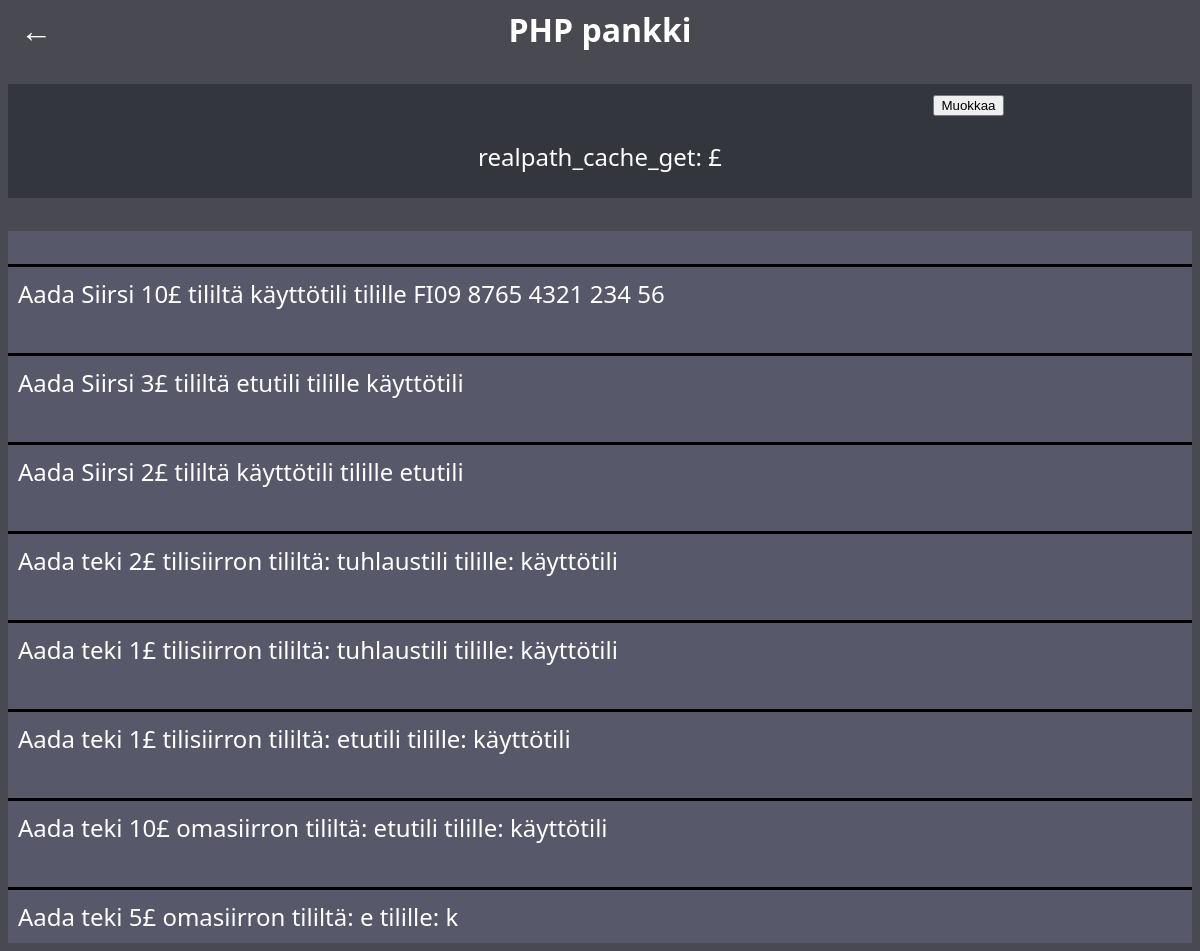
The app's page /näytä_tili.php?tili_id=1 with its own data.
### tables this page shows
CREATE TABLE `tapahtumat` (
  `id` int(11) NOT NULL,
  `amount` int(11) NOT NULL,
  `sender_account_id` int(20) NOT NULL,
  `reciver_account_id` int(20) NOT NULL,
  `information` varchar(255) DEFAULT NULL,
  `date` datetime DEFAULT NULL
);

### näytä_tili.php (the view, shortened to what this page needs)
<?php
include 'dbyhteys.php';
?>
<!DOCTYPE html>
<html lang="en">
<head>
    <link rel="stylesheet" href="style.css">
</head>
<body>
    <a class="backarrow" href="index.php" style="position: absolute; left: 20px;">&#8592;</a>
    <a href="index.php">PHP pankki</a>
    <br><br>
    <?php
        $tiliData = $conn->query(
            "SELECT tilinimi, IBAN, amount
            FROM tilit
            WHERE tili_Id = '" . $_GET["tili_id"] . "'
            AND kayttaja_id = '" .$_SESSION["user_id"]. "'"
            )->fetch();
    ?>
    <div id="tilitiedot">
        <div id="tilinimiBox">
            <button onClick="$('#tilinimi').attr('contentEditable', 'true').css('color', '#b2f4ff').focus()">Muokkaa</button>
        </div>
        <p>realpath_cache_get: <?php echo $tiliData["amount"] ?>£</p>
    </div>
    <br>
    <div id="Tapahtumat">
        <?php
            $tapahtumat = $conn->prepare(
                "SELECT information
                FROM tapahtumat
                WHERE (reciver_account_id = :account_id OR sender_account_id = :account_id)");
                $tapahtumat->execute(["account_id" => $_GET["tili_id"]]);
                $tapahtumat = $tapahtumat->fetchAll();
            if ($tapahtumat) {
                foreach ($tapahtumat as $tapahtuma)
                    echo "<div class='tapahtuma'>" .$tapahtuma["information"]. "</div><br>";
            } else {
                echo "<script>document.getElementById('Tapahtumat_teksti').style.display = 'none';</script>";
            }
        ?>
    </div>
</body>
</html>

### style.css (style rules this page uses)
body { text-align: center; background-color: #494a51; color: #fff; font-size: x-large; font-family: 'Segoe UI', Tahoma, Geneva, Verdana, sans-serif; }
a { color: #fff; text-decoration: none; font-size: xx-large; font-weight: bold; }
#tilitiedot { background: #34363e; padding-block: 1px; }
#Tapahtumat { display: flex; flex-direction: column-reverse; background-color: #57596a; text-align: left; }
.tapahtuma { border-top: solid 3px black; padding: 10px; }
#tilinimiBox { display: flex; padding-top: 10px; justify-content: space-around; }

### records on screen
tapahtumat: information "Aada teki 5£ omasiirron tililtä: e tilille: k"
tapahtumat: information "Aada teki 10£ omasiirron tililtä: etutili tilille: käyttötili"
tapahtumat: information "Aada teki 1£ tilisiirron tililtä: etutili tilille: käyttötili"
tapahtumat: information "Aada teki 1£ tilisiirron tililtä: tuhlaustili tilille: käyttötili"
tapahtumat: information "Aada teki 2£ tilisiirron tililtä: tuhlaustili tilille: käyttötili"
tapahtumat: information "Aada Siirsi 2£ tililtä käyttötili tilille etutili"
tapahtumat: information "Aada Siirsi 3£ tililtä etutili tilille käyttötili"
tapahtumat: information "Aada Siirsi 10£ tililtä käyttötili tilille FI09 8765 4321 234 56"
